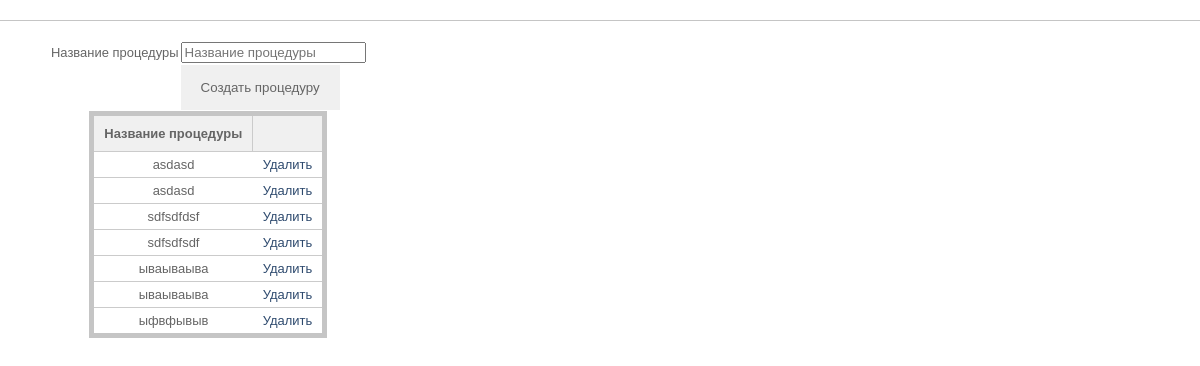
The page /medapp/create-new-service/ (signed in) on the database its author committed.
### MedApp/models.py (models this page shows, shortened)
class Usluga(models.Model):
    title = models.CharField(max_length = 30, verbose_name = 'Название процедуры')
    user = models.ForeignKey(User, default= 1)
    token = models.CharField(max_length = 8, default = 'admin_url_service', verbose_name = 'Токен')
    class Meta():
        ordering = ['title']

### MedApp/views.py (the view)
def create_new_service(request):
    if auth.get_user(request).is_active:
        out_dict = {}
        url = '/medapp/create-new-service/'
        token_url = []
        url_join = ''
        for x in range(8):
            sym = random.choice(string.ascii_uppercase + string.ascii_lowercase + string.digits)
            token_url.append(sym)
        token = url_join.join(token_url)
        user_id = auth.get_user(request).id
        out_dict['medapp_active'] = True
        out_dict['ServicesList'] = Usluga.objects.filter(user_id = user_id)
        if request.method == 'POST':
            form = CreateNewServiceForm(request.POST)
            if form.is_valid():
                create_new_service = form.save(commit=False)
                create_new_service.user_id = user_id
                create_new_service.token = token
                create_new_service.save()
                return redirect(url)
        else:
            out_dict['form'] = CreateNewServiceForm()
        return render(request, 'MedApp/create-new-service.html', out_dict)
    else:
        return redirect('/')

### MedApp/forms.py
class CreateNewServiceForm(ModelForm):
    class Meta():
        model = Usluga
        fields = ['title']
        widgets = {
            "title" : TextInput(attrs={"class" : "input", 'id' : 'input', 'maxlength' : '30', 'placeholder' : 'Название процедуры'}),
        }

### MedApp/Templates/MedApp/create-new-service.html (shortened to what this page needs)
{% extends 'template.html' %}
{% block forms %}
<table class="form_table" align="center">
<form action="create-new-service.html" method="post">
        <tr>
            <td><label for="title" class="label">Название процедуры</label></td>
            <td>{{ form.title }}</td>
        </tr>
        <tr>
            <td></td>
            <td><input type="submit" value="Создать процедуру" class="submit"></td>
        </tr>
</form>
</table>
{% endblock %}
 {% block main %}
     <table class="table" align="center">
     <tr>
         <th>Название процедуры</th>
         <th></th>
     </tr>
    {% for services in ServicesList %}
        <tr>
            <td>{{ services.title }}</td>
            <td><a href="/medapp/create-new-service/{{ services.token }}!-delete-service/">Удалить</a></td>
        </tr>
     {% endfor %}
     </table>
{% endblock %}

### MedApp/static/medapp.css (style rules this page uses)
html,body { padding: 0; margin: 0; font-family: Verdana, sans-serif; word-wrap: break-word; font-size: 0.9em; background-repeat: inherit; background-size: cover; color: #656565; height: auto; width: 100%; }
a { text-decoration: none; color: #2e4a6e; }
.table.table { border-collapse: collapse; border: 5px solid #c5c5c5; }
.table.table th { max-width: 150px; padding: 10px 10px; background-color: #f0f0f0; }
.table.table td { max-width: 150px; padding: 5px 10px; text-align: center; }
.table tr,td,th { border: 1px solid #cbcbcb; }
table.form_table, td { border: none; border-collapse: collapse; }
table.form_table tr { margin-top: 20px; }
.submit { padding: 15px 20px; background-color: #f0f0f0; border: none; color: #656565; }

### rows shown on the page
Usluga: title "asdasd"
Usluga: title "asdasd"
Usluga: title "sdfsdfdsf"
Usluga: title "sdfsdfsdf"
Usluga: title "ываываыва"
Usluga: title "ываываыва"
Usluga: title "ыфвфывыв"
